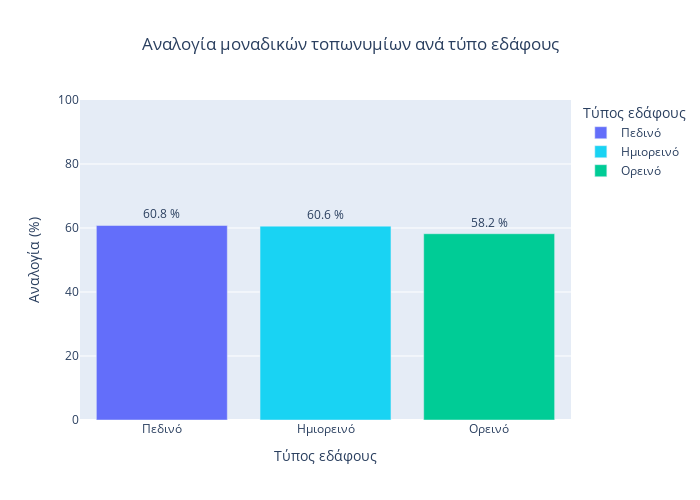

Here is the notebook cell this chart was saved with:
### Markdown cell above
#### By terrain type

### Code cell
# By terrain type
# Build temporary dataframe
temp_df = pd.DataFrame({'Τύπος εδάφους': ['Πεδινό', 'Ημιορεινό', 'Ορεινό'], 'Αναλογία (%)': [uo_df['prop'][0], uo_df['prop'][1], uo_df['prop'][2]]})
display(temp_df)

fig = px.bar(
    temp_df,
    x = 'Τύπος εδάφους',
    y = 'Αναλογία (%)',
    range_y = (0, 100),
    text = 'Αναλογία (%)',

    # Color
    color = 'Τύπος εδάφους',
    color_discrete_sequence = [px.colors.qualitative.Plotly[0], px.colors.qualitative.Plotly[5], px.colors.qualitative.Plotly[2]],

    # Format
    width= 700,
    height = 500,
    title = 'Αναλογία μοναδικών τοπωνυμίων ανά τύπο εδάφους'
)

# Update text annotations
fig.update_layout(uniformtext_minsize=10, uniformtext_mode='hide')
fig.update_traces(texttemplate='%{text:.3s} %', textposition='outside')

# Center title
fig.update_layout(title_x = 0.5)

fig.show()

### Figure 1 — Plotly figure (JSON) as saved in the notebook; plotly's stock layout.template omitted (floating-point values rounded to 4 significant figures)
{"data": [{"alignmentgroup": "True", "hovertemplate": "Τύπος εδάφους=%{x}<br>Αναλογία (%)=%{text}<extra></extra>", "legendgroup": "Πεδινό", "marker": {"color": "#636EFA", "pattern": {"shape": ""}}, "name": "Πεδινό", "offsetgroup": "Πεδινό", "orientation": "v", "showlegend": true, "text": [60.78], "textposition": "outside", "texttemplate": "%{text:.3s} %", "type": "bar", "x": ["Πεδινό"], "xaxis": "x", "y": [60.78], "yaxis": "y"}, {"alignmentgroup": "True", "hovertemplate": "Τύπος εδάφους=%{x}<br>Αναλογία (%)=%{text}<extra></extra>", "legendgroup": "Ημιορεινό", "marker": {"color": "#19D3F3", "pattern": {"shape": ""}}, "name": "Ημιορεινό", "offsetgroup": "Ημιορεινό", "orientation": "v", "showlegend": true, "text": [60.58], "textposition": "outside", "texttemplate": "%{text:.3s} %", "type": "bar", "x": ["Ημιορεινό"], "xaxis": "x", "y": [60.58], "yaxis": "y"}, {"alignmentgroup": "True", "hovertemplate": "Τύπος εδάφους=%{x}<br>Αναλογία (%)=%{text}<extra></extra>", "legendgroup": "Ορεινό", "marker": {"color": "#00CC96", "pattern": {"shape": ""}}, "name": "Ορεινό", "offsetgroup": "Ορεινό", "orientation": "v", "showlegend": true, "text": [58.21], "textposition": "outside", "texttemplate": "%{text:.3s} %", "type": "bar", "x": ["Ορεινό"], "xaxis": "x", "y": [58.21], "yaxis": "y"}], "layout": {"barmode": "relative", "height": 500, "legend": {"title": {"text": "Τύπος εδάφους"}, "tracegroupgap": 0}, "title": {"text": "Αναλογία μοναδικών τοπωνυμίων ανά τύπο εδάφους", "x": 0.5}, "uniformtext": {"minsize": 10, "mode": "hide"}, "width": 700, "xaxis": {"anchor": "y", "categoryarray": ["Πεδινό", "Ημιορεινό", "Ορεινό"], "categoryorder": "array", "domain": [0, 1], "title": {"text": "Τύπος εδάφους"}}, "yaxis": {"anchor": "x", "domain": [0, 1], "range": [0, 100], "title": {"text": "Αναλογία (%)"}}}}
